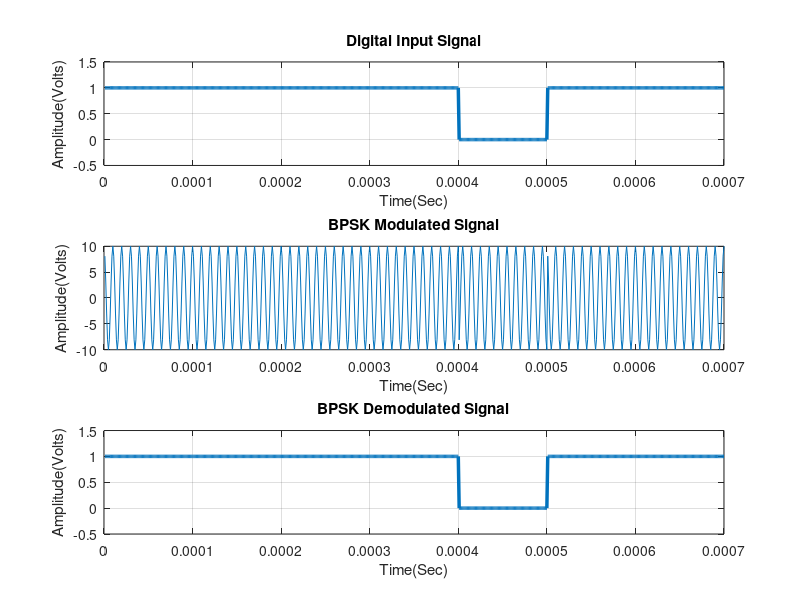

This figure's MATLAB source:
clc;
clear all;
close all;

%% Digital/Binary input information

x =[1 1 1 1 0 1 1];   % Binary information as stream of bits (binary signal 0 or 1)
N = length(x);
Tb = 0.0001;   %Data rate = 1MHz i.e., bit period (second)
disp('Binary Input Information at Transmitter: ');
disp(x);

nb = 100;   % Digital signal per bit
digit = []; 
for n = 1:1:N    
    if x(n) == 1;   
       sig = ones(1,nb);
    else x(n) == 0;
        sig = zeros(1,nb);
    end
     digit = [digit sig];
end

t1=Tb/nb:Tb/nb:nb*N*(Tb/nb);   % Time period 
figure('Name','BPSK Modulation and Demodulation','NumberTitle','off');
subplot(3,1,1);
plot(t1,digit,'lineWidth',2.5);
grid on;
axis([0 Tb*N -0.5 1.5]);
xlabel('Time(Sec)');
ylabel('Amplitude(Volts)');
title('Digital Input Signal');


%% BPSK Modulation

Ac = 10;      % Carrier amplitude for binary input  
br = 1/Tb;    % Bit rate
Fc = br*10;   % Carrier frequency 
Pc1 = 0;      % Carrier phase for binary input '1'
Pc2 = pi;     % Carrier phase for binary input '0'
t2 = Tb/nb:Tb/nb:Tb;   % Signal time                 

mod = [];
for (i = 1:1:N)
    if (x(i)==1)
        y = Ac*cos(2*pi*Fc*t2+Pc1);   % Modulation signal with carrier signal 1
    else
        y = Ac*cos(2*pi*Fc*t2+Pc2);   % Modulation signal with carrier signal 2
    end
    mod=[mod y];
end

t3=Tb/nb:Tb/nb:Tb*N;   % Time period
subplot(3,1,2);
plot(t3,mod);
xlabel('Time(Sec)');
ylabel('Amplitude(Volts)');
title('BPSK Modulated Signal');

%% BPSK Demodulation
x = mod;

h = 1;   % Signal fading 
w = 0;   % Noise

y = h.*x + w;   % Convolution

s = length(t2);
demod = [];
for n = s:s:length(y)
  t4 = Tb/nb:Tb/nb:Tb;
  c = cos(2*pi*Fc*t4);      % carrier siignal 
  mm = c.*y((n-(s-1)):n);   % Convolution
  t5 = Tb/nb:Tb/nb:Tb;
  z = trapz(t5,mm);         % intregation 
  rz = round((2*z/Tb));                                     
  if(rz > Ac/2)             % Logical condition 
    a = 1;
  else
    a = 0;
  end
  demod = [demod a];
end

disp('Demodulated Binary Information at Receiver: ');
disp(demod);


%% Represent demodulated information as digital signal

digit = [];
for n = 1:length(demod);
    if demod(n) == 1;
       sig = ones(1,nb);
    else demod(n) == 0;
        sig = zeros(1,nb);
    end
     digit = [digit sig];

end

t5=Tb/nb:Tb/nb:nb*length(demod)*(Tb/nb);   % Time period
subplot(3,1,3)
plot(t5,digit,'LineWidth',2.5);grid on;
axis([0 Tb*length(demod) -0.5 1.5]);
xlabel('Time(Sec)');
ylabel('Amplitude(Volts)');
title('BPSK Demodulated Signal');


% ************************** End of the program ***************************